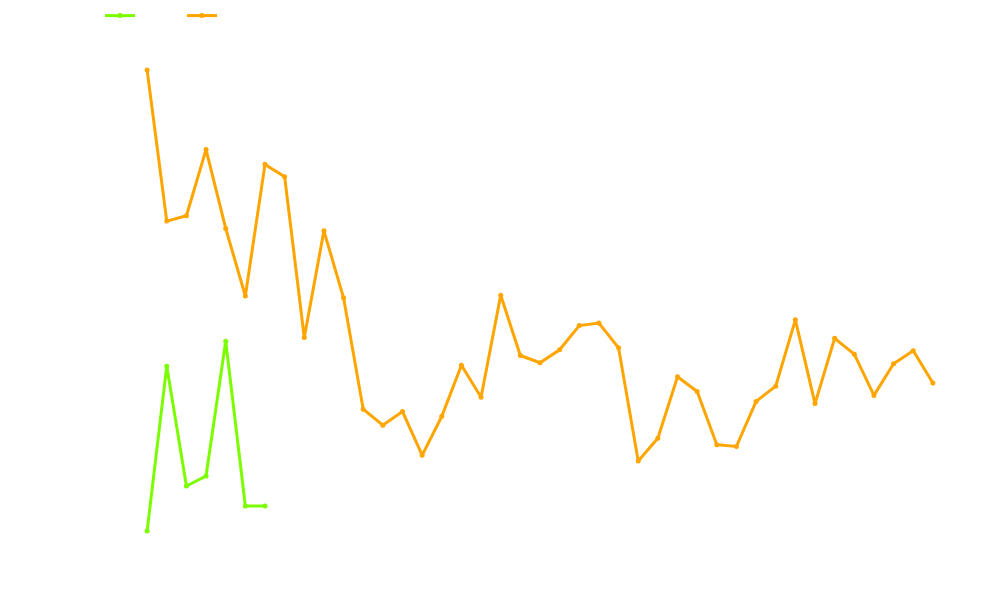

The cell this chart's notebook holds for it:
### Code cell
import seaborn as sns
import matplotlib.pyplot as plt

# For the past data
original = data[['RAINFALL']]
original = original.loc[(original.index >= original.index[-7]) & (original.index <= original.index[-1])]

# For the forecasted data plot
last_known_date = original.index[-1]
start_date = last_known_date + pd.Timedelta(days=-6)
forecast_end_date = start_date + pd.Timedelta(days=40)
forecast_dates = pd.date_range(start=start_date, end=forecast_end_date)
forecast_values = df_forecast.loc[forecast_dates, 'RAINFALL']

# Connect the past data to the forecasted data
last_known_value = original['RAINFALL'].iloc[-1]

config = {'displaylogo': False}

past_trace = go.Scatter(
    x=original.index, 
    y=original['RAINFALL'],
    mode='markers+lines',
    marker=dict(color='#7CFC00', size=5),
    line=dict(width=3),
    name='Actual',
    hovertemplate='%{y:.2f}',  
)

forecast_trace = go.Scatter(
    x=forecast_dates,
    y=forecast_values,
    mode='markers+lines',
    marker=dict(color='orange', size=5),
    line=dict(width=3),
    name='Forecasted',
    hovertemplate='%{y:.2f}',
)

fig = go.Figure()
fig.add_trace(past_trace)
fig.add_trace(forecast_trace)

fig.update_layout(
    xaxis=dict(
        title='DATE',
        titlefont=dict(size=14, color='white'),
        tickformat='%b %d, %Y',
        tickangle=0,
        tickfont=dict(size=12, color='white')
    ),
    yaxis=dict(
        title='RAINFALL',
        titlefont=dict(size=15, color='white'),
        tickfont=dict(size=12, color='white')
    ),
    margin=dict(t=0, l=100, b=10, r=10),
    plot_bgcolor='rgba(0,0,0,0)',
    paper_bgcolor='rgba(0,0,0,0)',
    font=dict(
        family='Arial',
        size=14,
        color='white'
    ),
    legend=dict(
        orientation='h',
        yanchor='top',
        y=1.08,
        xanchor='left',
        x=0
    ),
    hovermode='x unified',
    hoverlabel=dict(
        bgcolor='rgba(0, 0, 0, 0.7)',  
        font=dict(size=15, family='Helvetica', color='white')
    ),
    width = 990,
    height = 600,
    modebar_remove=['zoom', 'lasso','select2d','lasso2d','resetScale2d']
)

fig.update_xaxes(showgrid=True, gridwidth=0.5, gridcolor='rgba(255, 255, 255, 0.3)', showspikes = True, spikecolor="white", spikethickness = 0.7, spikedash='solid', )
fig.update_yaxes(showgrid=True, gridwidth=0.5, gridcolor='rgba(255, 255, 255, 0.3)')

### Figure 1 — Plotly figure (JSON) as saved in the notebook; plotly's stock layout.template omitted (floating-point values rounded to 4 significant figures)
{"data": [{"hovertemplate": "%{y:.2f}", "line": {"width": 3}, "marker": {"color": "#7CFC00", "size": 5}, "mode": "markers+lines", "name": "Actual", "type": "scatter", "x": ["2023-11-24T00:00:00", "2023-11-25T00:00:00", "2023-11-26T00:00:00", "2023-11-27T00:00:00", "2023-11-28T00:00:00", "2023-11-29T00:00:00", "2023-11-30T00:00:00"], "y": [-1, 5.6, 0.8, 1.2, 6.6, 0, 0]}, {"hovertemplate": "%{y:.2f}", "line": {"width": 3}, "marker": {"color": "orange", "size": 5}, "mode": "markers+lines", "name": "Forecasted", "type": "scatter", "x": ["2023-11-24T00:00:00", "2023-11-25T00:00:00", "2023-11-26T00:00:00", "2023-11-27T00:00:00", "2023-11-28T00:00:00", "2023-11-29T00:00:00", "2023-11-30T00:00:00", "2023-12-01T00:00:00", "2023-12-02T00:00:00", "2023-12-03T00:00:00", "2023-12-04T00:00:00", "2023-12-05T00:00:00", "2023-12-06T00:00:00", "2023-12-07T00:00:00", "2023-12-08T00:00:00", "2023-12-09T00:00:00", "2023-12-10T00:00:00", "2023-12-11T00:00:00", "2023-12-12T00:00:00", "2023-12-13T00:00:00", "2023-12-14T00:00:00", "2023-12-15T00:00:00", "2023-12-16T00:00:00", "2023-12-17T00:00:00", "2023-12-18T00:00:00", "2023-12-19T00:00:00", "2023-12-20T00:00:00", "2023-12-21T00:00:00", "2023-12-22T00:00:00", "2023-12-23T00:00:00", "2023-12-24T00:00:00", "2023-12-25T00:00:00", "2023-12-26T00:00:00", "2023-12-27T00:00:00", "2023-12-28T00:00:00", "2023-12-29T00:00:00", "2023-12-30T00:00:00", "2023-12-31T00:00:00", "2024-01-01T00:00:00", "2024-01-02T00:00:00", "2024-01-03T00:00:00"], "y": [17.46, 11.41, 11.63, 14.27, 11.12, 8.409, 13.68, 13.19, 6.744, 11.02, 8.335, 3.877, 3.236, 3.78, 2.031, 3.588, 5.634, 4.355, 8.438, 6.026, 5.735, 6.255, 7.224, 7.328, 6.334, 1.8, 2.711, 5.176, 4.584, 2.455, 2.385, 4.188, 4.799, 7.455, 4.101, 6.714, 6.078, 4.428, 5.693, 6.22, 4.923]}], "layout": {"font": {"color": "white", "family": "Arial", "size": 14}, "height": 600, "hoverlabel": {"bgcolor": "rgba(0, 0, 0, 0.7)", "font": {"color": "white", "family": "Helvetica", "size": 15}}, "hovermode": "x unified", "legend": {"orientation": "h", "x": 0, "xanchor": "left", "y": 1.08, "yanchor": "top"}, "margin": {"b": 10, "l": 100, "r": 10, "t": 0}, "modebar": {"remove": ["zoom", "lasso", "select2d", "lasso2d", "resetScale2d"]}, "paper_bgcolor": "rgba(0, 0, 0, 0)", "plot_bgcolor": "rgba(0, 0, 0, 0)", "width": 990, "xaxis": {"autorange": true, "gridcolor": "rgba(255, 255, 255, 0.3)", "gridwidth": 0.5, "range": ["2023-11-21 14:25:27.9669", "2024-01-05 09:34:32.0331"], "showgrid": true, "showspikes": true, "spikecolor": "white", "spikedash": "solid", "spikethickness": 0.7, "tickangle": 0, "tickfont": {"color": "white", "size": 12}, "tickformat": "%b %d, %Y", "title": {"font": {"color": "white", "size": 14}, "text": "DATE"}, "type": "date"}, "yaxis": {"autorange": true, "gridcolor": "rgba(255, 255, 255, 0.3)", "gridwidth": 0.5, "range": [-2.165, 18.62], "showgrid": true, "tickfont": {"color": "white", "size": 12}, "title": {"font": {"color": "white", "size": 15}, "text": "RAINFALL"}, "type": "linear"}}}
